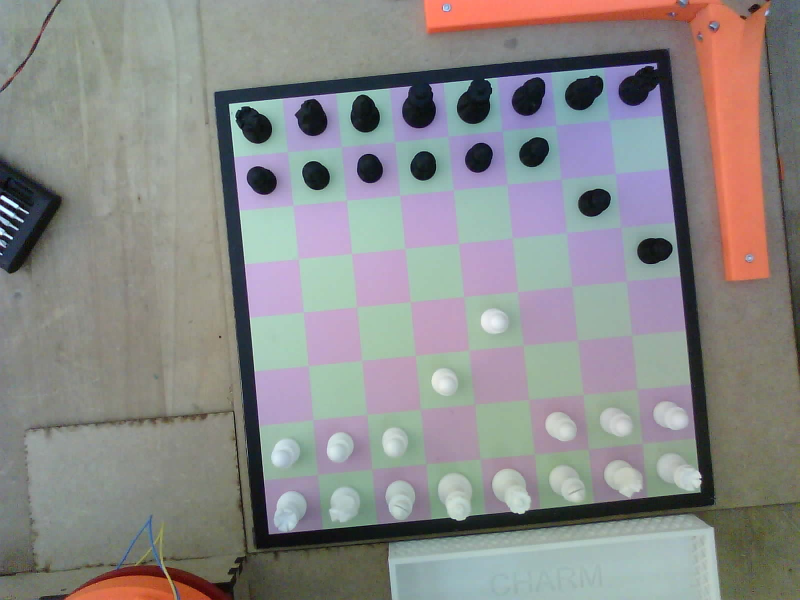
#> input picture python_code/latest_raw.jpg, 1600 x 1200 px, found by its file name (shown at 1/2 size)
$ python main.py
#> lines starting #> are read from the running program, lines starting #| are printed output that depends on the picture
#> in main, original_image is the input picture: shape (1200, 1600, 3); mean B, G, R 136.4, 137.5, 138.4
#> (reads python_code/board_calibration.json from the repository)
#> (reads python_code/inner_warp_calibration.json from the repository)
### python_code/src/charm/vision/four_point_calibration.py
from __future__ import annotations

from dataclasses import dataclass
from pathlib import Path
import json

import cv2
import numpy as np


@dataclass
class FourPointCalibration:
    top_left: tuple[int, int]
    top_right: tuple[int, int]
    bottom_right: tuple[int, int]
    bottom_left: tuple[int, int]

    def as_array(self) -> np.ndarray:
        return np.array(
            [
                self.top_left,
                self.top_right,
                self.bottom_right,
                self.bottom_left,
            ],
            dtype=np.float32,
        )


@dataclass
class InnerWarpCalibration:
    top_left: tuple[int, int]
    top_right: tuple[int, int]
    bottom_right: tuple[int, int]
    bottom_left: tuple[int, int]

    def as_array(self) -> np.ndarray:
        return np.array(
            [
                self.top_left,
                self.top_right,
                self.bottom_right,
                self.bottom_left,
            ],
            dtype=np.float32,
        )


# [33 lines left out: function draw_calibration_points, not called in this run]


def warp_from_calibration(
    image: np.ndarray,
    calibration: FourPointCalibration,
    output_size: int = 800,
) -> np.ndarray:
#> called with output_size = 800
    src = calibration.as_array()
    dst = np.array(
        [
            [0, 0],
            [output_size - 1, 0],
            [output_size - 1, output_size - 1],
            [0, output_size - 1],
        ],
        dtype=np.float32,
    )

    matrix = cv2.getPerspectiveTransform(src, dst)
    return cv2.warpPerspective(image, matrix, (output_size, output_size))
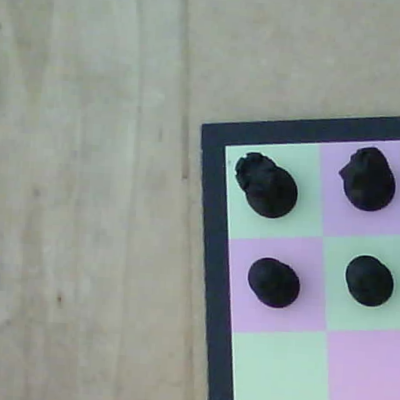
#> returned value: shape (800, 800, 3) (shown at 1/2 size); mean of channels 0, 1, 2 147.6, 149.4, 142.4; drawn as B, G, R


# [33 lines left out: function draw_inner_warp_points, not called in this run]


def refine_board_with_inner_corners(
    warped_board: np.ndarray,
    calibration: InnerWarpCalibration,
    output_size: int = 800,
) -> np.ndarray:
#> called with output_size = 800
    src = calibration.as_array()
    dst = np.array(
        [
            [0, 0],
            [output_size - 1, 0],
            [output_size - 1, output_size - 1],
            [0, output_size - 1],
        ],
        dtype=np.float32,
    )

    matrix = cv2.getPerspectiveTransform(src, dst)
    return cv2.warpPerspective(warped_board, matrix, (output_size, output_size))
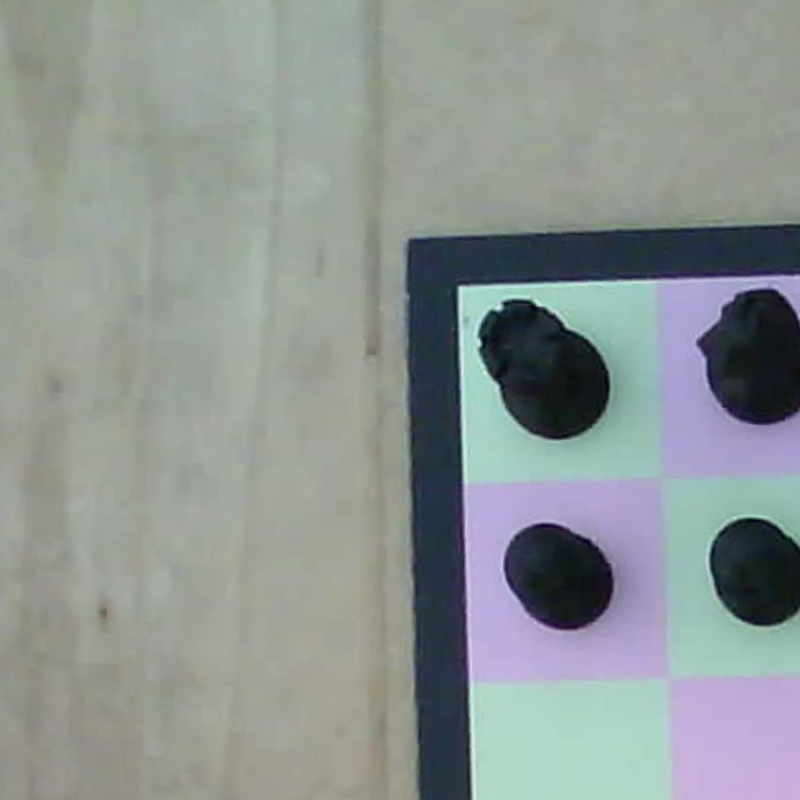
#> returned value: shape (800, 800, 3); mean of channels 0, 1, 2 146.8, 148.7, 141.5; drawn as B, G, R


# [36 lines left out: functions crop_and_refit_board, save_four_point_calibration, not called in this run]


def load_four_point_calibration(json_path: str | Path) -> FourPointCalibration:
    path = Path(json_path)
    with open(path, "r", encoding="utf-8") as f:
        data = json.load(f)

    return FourPointCalibration(
        top_left=tuple(data["top_left"]),
        top_right=tuple(data["top_right"]),
        bottom_right=tuple(data["bottom_right"]),
        bottom_left=tuple(data["bottom_left"]),
    )


# [14 lines left out: function save_inner_warp_calibration, not called in this run]


def load_inner_warp_calibration(json_path: str | Path) -> InnerWarpCalibration:
    path = Path(json_path)
    with open(path, "r", encoding="utf-8") as f:
        data = json.load(f)

    return InnerWarpCalibration(
        top_left=tuple(data["top_left"]),
        top_right=tuple(data["top_right"]),
        bottom_right=tuple(data["bottom_right"]),
        bottom_left=tuple(data["bottom_left"]),
    )

### python_code/src/charm/vision/pipeline.py
from __future__ import annotations

import json
from dataclasses import dataclass, field
from pathlib import Path
from typing import Optional

import cv2
import numpy as np

from charm.utils.bitmap import build_white_black_bitmaps
from charm.vision.grid_splitter import draw_8x8_grid, extract_8x8_cells
from charm.vision.occupancy_detector import (
    detect_occupancy,
    draw_occupancy_debug,
    occupancy_to_matrix,
)
from charm.vision.piece_color_detector import (
    detect_piece_colors,
    draw_piece_color_debug,
)

_PYTHON_CODE_DIR = Path(__file__).resolve().parents[3]
CV_TUNING_PATH = _PYTHON_CODE_DIR / "cv_tuning.json"

_CV_TUNING_DEFAULTS = {
    "occupancy_threshold": 12.0,
    "occupancy_delta_threshold": 12.0,
    "canny_low": 15,
    "canny_high": 50,
    "occupancy_std_weight": 0.4,
    "white_threshold": 90.0,
    "black_threshold": 90.0,
    "white_delta_threshold": 5.0,
    "black_delta_threshold": -30.0,
}


def load_cv_tuning() -> dict:
    try:
        return {**_CV_TUNING_DEFAULTS, **json.loads(CV_TUNING_PATH.read_text())}
#> (reads python_code/cv_tuning.json from the repository)
    except Exception:
        return dict(_CV_TUNING_DEFAULTS)


@dataclass
class PipelineOptions:
    occupancy_threshold: Optional[float] = None
    occupancy_delta_threshold: Optional[float] = None
    white_threshold: Optional[float] = None
    black_threshold: Optional[float] = None
    white_delta_threshold: Optional[float] = None
    black_delta_threshold: Optional[float] = None
    warp_size: int = 800
    reference_image_path: Optional[str] = None


@dataclass
class BoardPipelineResult:
    original_image: np.ndarray
    roi_debug_image: np.ndarray
    cropped_board_image: np.ndarray
    preprocessing_debug_image: np.ndarray
    black_mask_debug_image: np.ndarray
    color_mask_debug_image: np.ndarray
    corners_debug_image: np.ndarray
    warped_board: np.ndarray
    grid_debug_image: np.ndarray
    occupancy_debug_image: np.ndarray
    piece_color_debug_image: np.ndarray
    occupancy_matrix: list[list[int]]
    white_bitmap: list[list[int]]
    black_bitmap: list[list[int]]


def run_board_pipeline(
    image_path: str,
    options: Optional[PipelineOptions] = None,
) -> BoardPipelineResult:
    """
    Minimal pipeline for an already-calibrated board image.

    Assumption:
    - The input image is already geometrically corrected before entering here
      (for example by first warp + second refinement).
    - No automatic board detection, ROI cropping, or preprocessing is done here.
    - This pipeline only performs:
        1) normalization to a fixed square size
        2) 8x8 grid splitting
        3) occupancy detection
        4) piece color detection
        5) bitmap generation

    When ``options`` is None (or a field is None), threshold values are loaded
    from ``cv_tuning.json`` so the LCD controller and webapp always share the
    same tuned defaults.
    """
    tuning = load_cv_tuning()
    if options is None:
        options = PipelineOptions()

    occupancy_threshold = options.occupancy_threshold if options.occupancy_threshold is not None else tuning["occupancy_threshold"]
    white_threshold = options.white_threshold if options.white_threshold is not None else tuning["white_threshold"]
    black_threshold = options.black_threshold if options.black_threshold is not None else tuning["black_threshold"]
    warp_size = options.warp_size

    image = cv2.imread(image_path)
#> (the rest of the program and of its run is left out)
